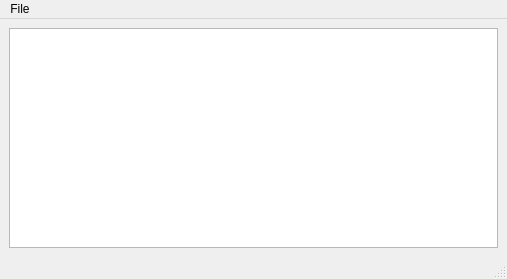
<?xml version="1.0" encoding="UTF-8"?>
<ui version="4.0">
 <class>NetworkUsageWindow</class>
 <widget class="QMainWindow" name="NetworkUsageWindow">
  <property name="geometry">
   <rect>
    <x>0</x>
    <y>0</y>
    <width>507</width>
    <height>279</height>
   </rect>
  </property>
  <property name="windowTitle">
   <string>Network Usage</string>
  </property>
  <widget class="QWidget" name="centralwidget">
   <layout class="QVBoxLayout" name="verticalLayout">
    <item>
     <widget class="QTableView" name="tableView"/>
    </item>
   </layout>
  </widget>
  <widget class="QMenuBar" name="menubar">
   <property name="geometry">
    <rect>
     <x>0</x>
     <y>0</y>
     <width>507</width>
     <height>25</height>
    </rect>
   </property>
   <widget class="QMenu" name="menuFile">
    <property name="title">
     <string>File</string>
    </property>
    <addaction name="actionRefresh"/>
    <addaction name="actionReset"/>
   </widget>
   <addaction name="menuFile"/>
  </widget>
  <widget class="QStatusBar" name="statusbar"/>
  <action name="actionReset">
   <property name="text">
    <string>Reset Counters</string>
   </property>
  </action>
  <action name="actionRefresh">
   <property name="text">
    <string>Refresh</string>
   </property>
  </action>
 </widget>
 <resources/>
 <connections/>
</ui>
